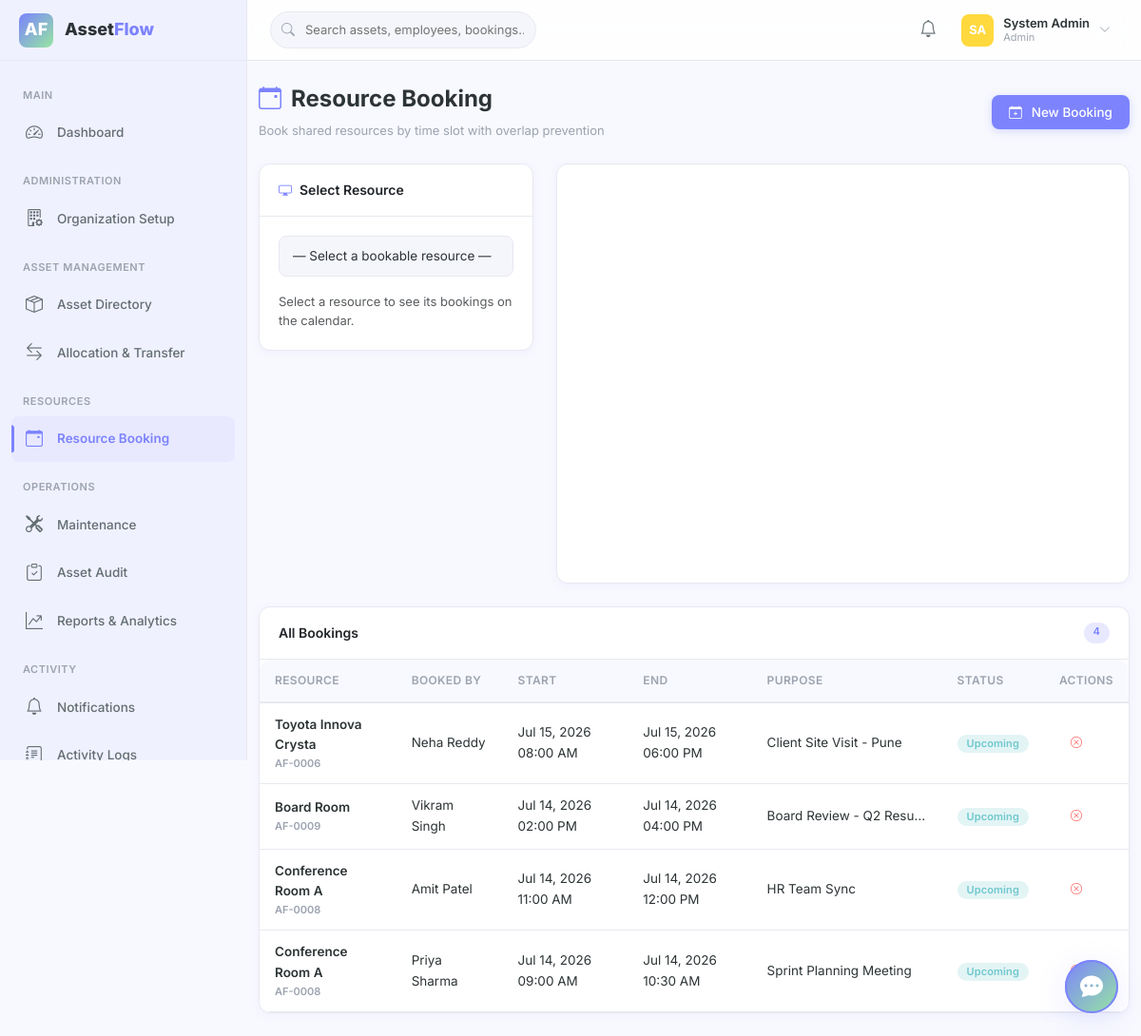
The page /booking (signed in) on the database its author committed.
### tables this page shows
CREATE TABLE bookings (
    id              INT AUTO_INCREMENT PRIMARY KEY,
    asset_id        INT NOT NULL,
    booked_by       INT NOT NULL,
    start_time      DATETIME NOT NULL,
    end_time        DATETIME NOT NULL,
    purpose         VARCHAR(255) DEFAULT NULL,
    status          ENUM('Upcoming','Ongoing','Completed','Cancelled') NOT NULL DEFAULT 'Upcoming',
    created_at      TIMESTAMP DEFAULT CURRENT_TIMESTAMP,
    updated_at      TIMESTAMP DEFAULT CURRENT_TIMESTAMP ON UPDATE CURRENT_TIMESTAMP,
    INDEX idx_booking_asset (asset_id),
    INDEX idx_booking_user (booked_by),
    INDEX idx_booking_time (start_time, end_time),
    INDEX idx_booking_status (status),
    CONSTRAINT fk_booking_asset FOREIGN KEY (asset_id) REFERENCES assets(id) ON DELETE CASCADE,
    CONSTRAINT fk_booking_user FOREIGN KEY (booked_by) REFERENCES users(id) ON DELETE CASCADE
);

CREATE TABLE assets (
    id                  INT AUTO_INCREMENT PRIMARY KEY,
    asset_tag           VARCHAR(20) NOT NULL UNIQUE,
    name                VARCHAR(150) NOT NULL,
    category_id         INT DEFAULT NULL,
    serial_number       VARCHAR(100) DEFAULT NULL,
    acquisition_date    DATE DEFAULT NULL,
    acquisition_cost    DECIMAL(12,2) DEFAULT 0.00,
    `condition`         ENUM('New','Good','Fair','Poor') NOT NULL DEFAULT 'New',
    location            VARCHAR(200) DEFAULT NULL,
    status              ENUM('Available','Allocated','Reserved','Under Maintenance','Lost','Retired','Disposed') NOT NULL DEFAULT 'Available',
    is_bookable         TINYINT(1) NOT NULL DEFAULT 0,
    photo               VARCHAR(255) DEFAULT NULL,
    documents           JSON DEFAULT NULL,
    department_id       INT DEFAULT NULL,
    assigned_to         INT DEFAULT NULL,
    notes               TEXT DEFAULT NULL,
    created_at          TIMESTAMP DEFAULT CURRENT_TIMESTAMP,
    updated_at          TIMESTAMP DEFAULT CURRENT_TIMESTAMP ON UPDATE CURRENT_TIMESTAMP,
    INDEX idx_asset_status (status),
    INDEX idx_asset_category (category_id),
    INDEX idx_asset_dept (department_id),
    INDEX idx_asset_assigned (assigned_to),
    INDEX idx_asset_bookable (is_bookable),
    INDEX idx_asset_tag (asset_tag),
    CONSTRAINT fk_asset_category FOREIGN KEY (category_id) REFERENCES asset_categories(id) ON DELETE SET NULL,
    CONSTRAINT fk_asset_dept FOREIGN KEY (department_id) REFERENCES departments(id) ON DELETE SET NULL,
    CONSTRAINT fk_asset_assigned FOREIGN KEY (assigned_to) REFERENCES users(id) ON DELETE SET NULL
);

CREATE TABLE users (
    id              INT AUTO_INCREMENT PRIMARY KEY,
    name            VARCHAR(100) NOT NULL,
    email           VARCHAR(150) NOT NULL UNIQUE,
    password        VARCHAR(255) NOT NULL,
    role            ENUM('Admin','Asset Manager','Department Head','Employee') NOT NULL DEFAULT 'Employee',
    department_id   INT DEFAULT NULL,
    status          ENUM('Active','Inactive') NOT NULL DEFAULT 'Active',
    avatar          VARCHAR(255) DEFAULT NULL,
    reset_token     VARCHAR(255) DEFAULT NULL,
    reset_expiry    DATETIME DEFAULT NULL,
    created_at      TIMESTAMP DEFAULT CURRENT_TIMESTAMP,
    updated_at      TIMESTAMP DEFAULT CURRENT_TIMESTAMP ON UPDATE CURRENT_TIMESTAMP,
    INDEX idx_user_role (role),
    INDEX idx_user_status (status),
    INDEX idx_user_dept (department_id),
    CONSTRAINT fk_user_dept FOREIGN KEY (department_id) REFERENCES departments(id) ON DELETE SET NULL
);

### app/Controllers/BookingController.php (called while the page is built, shortened)
<?php
class BookingController extends Controller
{
    public function index(): void
    {
        $bookableAssets = Database::fetchAll("SELECT id, asset_tag, name, location FROM assets WHERE is_bookable = 1 AND status IN ('Available','Reserved') ORDER BY name");
        $bookings = Database::fetchAll(
            "SELECT b.*, a.asset_tag, a.name as asset_name, u.name as booked_by_name
             FROM bookings b JOIN assets a ON b.asset_id = a.id JOIN users u ON b.booked_by = u.id
             ORDER BY b.start_time DESC LIMIT 50"
        );
        $this->view('booking/index', ['bookableAssets' => $bookableAssets, 'bookings' => $bookings], 'Resource Booking — AssetFlow');
    }
}

### public/index.php (called while the page is built, shortened)
<?php
require_once APP_PATH . '/Config/Database.php';
require_once APP_PATH . '/Core/Router.php';
require_once APP_PATH . '/Core/Controller.php';
require_once APP_PATH . '/Core/Auth.php';
require_once APP_PATH . '/Core/Helpers.php';
Router::dispatch();

### app/Config/Database.php (called while the page is built, shortened)
<?php
class Database
{
    private static ?PDO $instance = null;
    private static string $host = 'localhost';
    private static string $dbname = 'assetflow';
    private static string $username = 'root';
    private static string $password = '';
    private static string $charset = 'utf8mb4';
    public static function getInstance(): PDO
    {
        if (self::$instance === null) {
            $dsn = "mysql:host=" . self::$host . ";dbname=" . self::$dbname . ";charset=" . self::$charset;
            $options = [
                PDO::ATTR_ERRMODE            => PDO::ERRMODE_EXCEPTION,
                PDO::ATTR_DEFAULT_FETCH_MODE => PDO::FETCH_ASSOC,
                PDO::ATTR_EMULATE_PREPARES   => false,
            ];
            try {
                self::$instance = new PDO($dsn, self::$username, self::$password, $options);
            } catch (PDOException $e) {
                die("Database connection failed: " . $e->getMessage());
            }
        }
        return self::$instance;
    }
    public static function query(string $sql, array $params = []): PDOStatement
    {
        $stmt = self::getInstance()->prepare($sql);
        $stmt->execute($params);
        return $stmt;
    }
    public static function fetchAll(string $sql, array $params = []): array
    {
        return self::query($sql, $params)->fetchAll();
    }
    public static function execute(string $sql, array $params = []): int
    {
        return self::query($sql, $params)->rowCount();
    }
}

### app/Core/Auth.php (called while the page is built, shortened)
<?php
class Auth
{
    public static function check(): bool
    {
        return isset($_SESSION['user_id']) && $_SESSION['user_id'] > 0;
    }
    public static function user(): ?array
    {
        return $_SESSION['user_data'];
    }
    public static function id(): ?int
    {
        return $_SESSION['user_id'] ?? null;
    }
    public static function role(): ?string
    {
        $user = self::user();
        return $user['role'] ?? null;
    }
    public static function hasRole(string ...$roles): bool
    {
        $userRole = self::role();
        return $userRole && in_array($userRole, $roles);
    }
}

### app/Views/booking/index.php (the view, shortened to what this page needs)
<div class="page-header fade-in">
    <div><h1><i class="bi bi-calendar-event"></i> Resource Booking</h1><p>Book shared resources by time slot with overlap prevention</p></div>
    <a href="/booking/new" class="btn btn-primary"><i class="bi bi-calendar-plus me-1"></i> New Booking</a>
</div>
<div class="row g-4 mb-4">
    <div class="col-lg-4">
        <div class="card fade-in">
            <div class="card-header"><i class="bi bi-display me-2" style="color:var(--primary)"></i>Select Resource</div>
            <div class="card-body">
                <select id="calendarResource" class="form-select mb-3" onchange="loadCalendar()">
                    <option value="">— Select a bookable resource —</option>
                </select>
                <div id="calendarInfo" class="text-muted" style="font-size:13px;">Select a resource to see its bookings on the calendar.</div>
            </div>
        </div>
    </div>
    <div class="col-lg-8">
        <div class="card fade-in">
            <div class="card-body">
                <div id="bookingCalendar" style="min-height:400px;"></div>
            </div>
        </div>
    </div>
</div>
<div class="card fade-in">
    <div class="card-header d-flex justify-content-between"><span>All Bookings</span><span class="badge bg-primary-subtle text-primary"><?= count($bookings) ?></span></div>
    <div class="card-body p-0">
        <div class="table-responsive">
            <table class="table table-hover mb-0">
                <thead><tr><th>Resource</th><th>Booked By</th><th>Start</th><th>End</th><th>Purpose</th><th>Status</th><th>Actions</th></tr></thead>
                <tbody>
                    <?php if (empty($bookings)): ?>
                    <tr><td colspan="7" class="text-center py-4 text-muted">No bookings yet</td></tr>
                    <?php else: foreach ($bookings as $b): ?>
                    <tr>
                        <td style="font-weight:600;"><?= Helpers::e($b['asset_name']) ?><div style="font-size:11px;color:var(--text-muted)"><?= Helpers::e($b['asset_tag']) ?></div></td>
                        <td><?= Helpers::e($b['booked_by_name']) ?></td>
                        <td><?= Helpers::formatDateTime($b['start_time']) ?></td>
                        <td><?= Helpers::formatDateTime($b['end_time']) ?></td>
                        <td style="max-width:200px;overflow:hidden;text-overflow:ellipsis;white-space:nowrap;"><?= Helpers::e($b['purpose'] ?? '—') ?></td>
                        <td><?= Helpers::statusBadge($b['status']) ?></td>
                        <td>
                            <?php if (in_array($b['status'], ['Upcoming']) && ($b['booked_by'] == Auth::id() || Auth::hasRole('Admin','Asset Manager'))): ?>
                            <form method="POST" action="/booking/cancel" class="d-inline" onsubmit="return confirm('Cancel this booking?')">
                                <button class="btn btn-sm btn-ghost text-danger"><i class="bi bi-x-circle"></i></button>
                            </form>
                            <?php endif; ?>
                        </td>
                    </tr>
                    <?php endforeach; endif; ?>
                </tbody>
            </table>
        </div>
    </div>
</div>

### app/Core/Helpers.php (shortened to what this page needs)
<?php
class Helpers
{
    public static function e(string $value): string
    {
        return htmlspecialchars($value, ENT_QUOTES, 'UTF-8');
    }
    public static function formatDateTime(?string $datetime, string $format = 'M d, Y h:i A'): string
    {
        return date($format, strtotime($datetime));
    }
    public static function statusBadge(string $status): string
    {
        $class = $map[$status] ?? 'bg-secondary-subtle text-secondary';
        return '<span class="badge rounded-pill ' . $class . '">' . self::e($status) . '</span>';
    }
}

### app/Core/Router.php (shortened to what this page needs)
<?php
class Router
{
    private static array $routes = [];
    public static function get(string $path, string $controller, string $action): void
    {
        self::$routes[] = [
            'method'     => 'GET',
            'path'       => $path,
            'controller' => $controller,
            'action'     => $action,
        ];
    }
    public static function post(string $path, string $controller, string $action): void
    {
        self::$routes[] = [
            'method'     => 'POST',
            'path'       => $path,
            'controller' => $controller,
            'action'     => $action,
        ];
    }
    public static function dispatch(): void
    {
        $method = $_SERVER['REQUEST_METHOD'];
        $uri = parse_url($_SERVER['REQUEST_URI'], PHP_URL_PATH);
        $uri = rtrim($uri, '/') ?: '/';
        foreach (self::$routes as $route) {
            if ($route['method'] !== $method) {
                continue;
            }
            $params = self::matchRoute($route['path'], $uri);
            if ($params !== false) {
                $actionName = $route['action'];
                $controller = new $controllerName();
                call_user_func_array([$controller, $actionName], $params);
                return;
            }
        }
    }
    private static function matchRoute(string $pattern, string $uri): array|false
    {
        $regex = preg_replace('/\{([a-zA-Z_]+)\}/', '(?P<$1>[^/]+)', $pattern);
        $regex = '#^' . $regex . '$#';
        if (preg_match($regex, $uri, $matches)) {
            $params = [];
            return $params;
        }
        return false;
    }
}

### rows shown on the page
bookings: asset.name "Toyota Innova Crysta", asset.asset_tag "AF-0006", booked_by.name "Neha Reddy", start_time "Jul 15, 2026 08:00 AM", end_time "Jul 15, 2026 06:00 PM", purpose "Client Site Visit - Pune", status "Upcoming"
bookings: asset.name "Board Room", asset.asset_tag "AF-0009", booked_by.name "Vikram Singh", start_time "Jul 14, 2026 02:00 PM", end_time "Jul 14, 2026 04:00 PM", purpose "Board Review - Q2 Resu…", status "Upcoming"
bookings: asset.name "Conference Room A", asset.asset_tag "AF-0008", booked_by.name "Amit Patel", start_time "Jul 14, 2026 11:00 AM", end_time "Jul 14, 2026 12:00 PM", purpose "HR Team Sync", status "Upcoming"
bookings: asset.name "Conference Room A", asset.asset_tag "AF-0008", booked_by.name "Priya Sharma", start_time "Jul 14, 2026 09:00 AM", end_time "Jul 14, 2026 10:30 AM", purpose "Sprint Planning Meeting", status "Upcoming"

### other values the page prints
count($bookings) "4"
